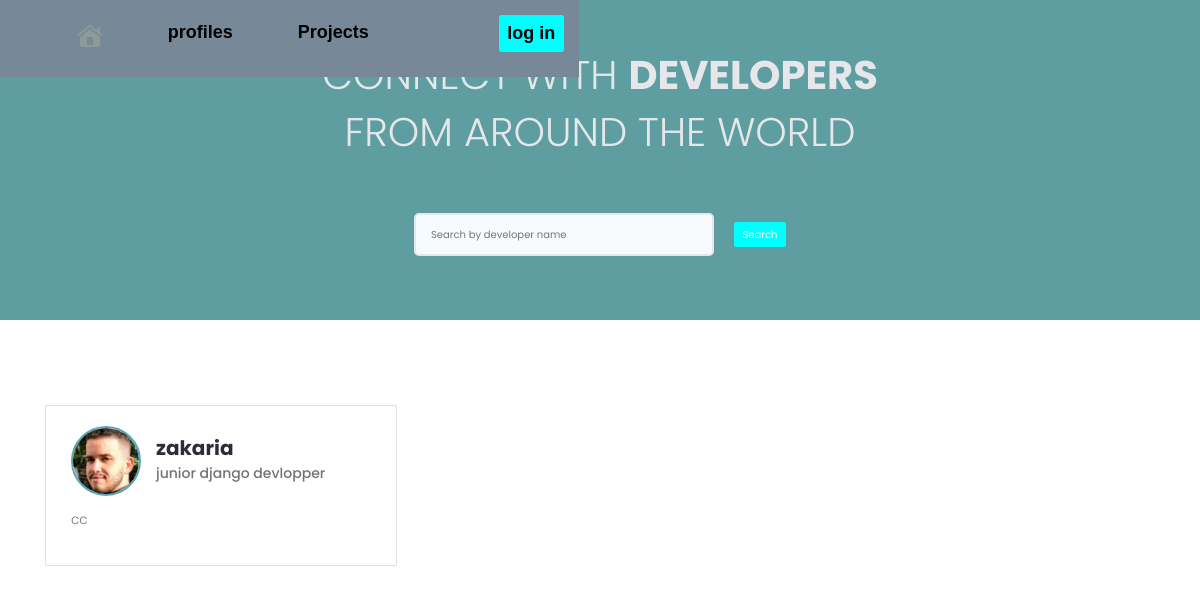
The app's page /, older data.
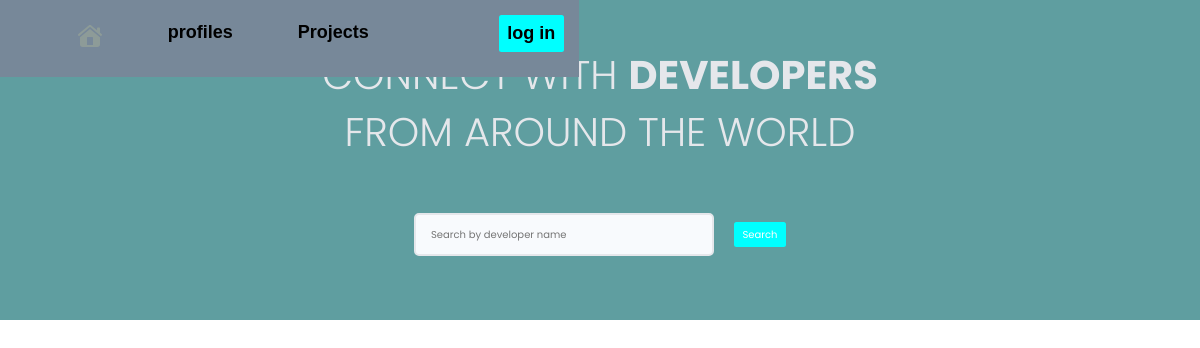
The same page, newer data.
### users/models.py (models this page shows, shortened)
class Profile(models.Model):
    user = models.OneToOneField(
        User, on_delete=models.CASCADE, null=True, blank=True)
    name = models.CharField(max_length=200, blank=True, null=True)
    email = models.EmailField(max_length=500, blank=True, null=True)
    username = models.CharField(max_length=200, blank=True, null=True)
    location = models.CharField(max_length=200, blank=True, null=True)
    short_intro = models.CharField(max_length=200, blank=True, null=True)
    bio = models.TextField(blank=True, null=True)
    profile_image = models.ImageField(
        null=True, blank=True, upload_to='profiles/', default='user-default.png')
    social_github = models.CharField(max_length=200, blank=True, null=True)
    social_twitter = models.CharField(max_length=200, blank=True, null=True)
    social_linkedin = models.CharField(max_length=200, blank=True, null=True)
    social_youtube = models.CharField(max_length=200, blank=True, null=True)
    social_website = models.CharField(max_length=200, blank=True, null=True)
    created = models.DateTimeField(auto_now_add=True)
    id = models.UUIDField(default=uuid.uuid4, unique=True,
                          primary_key=True, editable=False)

### users/views.py (the view)
# urls.py: path('', views.profile, name='profile'),
def profile(request):
    search_query = ''
    if request.GET.get('search_query'):
        search_query = request.GET.get('search_query')
        print('search:', search_query)
    profiles = Profile.objects.filter(
        Q(name__icontains=search_query) | Q(short_intro__icontains=search_query))
    context = {"profile": profiles,
               "search_query": search_query}
    return render(request, "users/profiles.html", context)

### users/templates/users/profiles.html (shortened to what this page needs)
{% extends 'main.html' %}
{% block content %}
<main class="home">
    <section class="hero-section text-center">
      <div class="container container--narrow">
        <div class="hero-section__box">
          <h2>CONNECT WITH <span>DEVELOPERS</span></h2>
          <h2>FROM AROUND THE WORLD</h2>
        </div>
        <div class="hero-section__search">
          <form class="form" action="#" method="get">
            <div class="form__field">
              <input class="input input--text" id="formInput#search" type="text" name="search_query"
              value="{{search_query}}"  placeholder="Search by developer name" />
            </div>
            <input class="btn btn--sub btn--lg" type="submit" value="Search" />
          </form>
        </div>
      </div>
    </section>
    <section class="devlist">
      <div class="container">
        <div class="grid grid--three">
{% for p in profile %}
          <div class="column card">
            <div class="dev">
              <a href="{% url 'user-profile' p.id %}" class="card__body">
                <div class="dev__profile">
                  <img class="avatar avatar--md" src="{{p.profile_image.url}}" alt="image" />
                  <div class="dev__meta">
                    <h3>{{p.username}}</h3>
                    <h5>{{p.short_intro|slice:"60"}}</h5>
                  </div>
                </div>
                <p class="dev__info">
                    {{p.bio|slice:"100"}}
                </p>
              </a>
            </div>
          </div>
          {% endfor %}
        </div>
      </div>
    </section>
  </main>
{% endblock content %}

Row changes from the older to the newer data that the page shows:
removed Profile: profile_image (picture), username "zakaria", short_intro "junior django devlopper", bio "cc"
